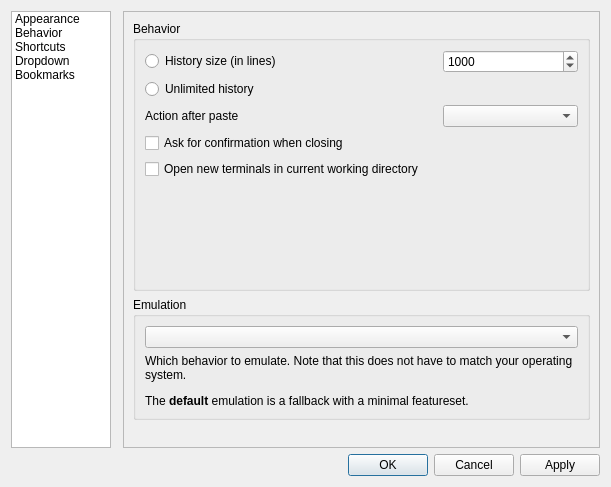
<?xml version="1.0" encoding="UTF-8"?>
<ui version="4.0">
 <class>PropertiesDialog</class>
 <widget class="QDialog" name="PropertiesDialog">
  <property name="geometry">
   <rect>
    <x>0</x>
    <y>0</y>
    <width>611</width>
    <height>487</height>
   </rect>
  </property>
  <property name="windowTitle">
   <string>Terminal settings</string>
  </property>
  <layout class="QGridLayout" name="gridLayout_4">
   <item row="2" column="0" colspan="3">
    <widget class="QDialogButtonBox" name="buttonBox">
     <property name="orientation">
      <enum>Qt::Horizontal</enum>
     </property>
     <property name="standardButtons">
      <set>QDialogButtonBox::Apply|QDialogButtonBox::Cancel|QDialogButtonBox::Ok</set>
     </property>
    </widget>
   </item>
   <item row="0" column="0">
    <widget class="QListWidget" name="listWidget">
     <property name="sizePolicy">
      <sizepolicy hsizetype="Expanding" vsizetype="Expanding">
       <horstretch>0</horstretch>
       <verstretch>0</verstretch>
      </sizepolicy>
     </property>
     <property name="minimumSize">
      <size>
       <width>100</width>
       <height>0</height>
      </size>
     </property>
     <property name="maximumSize">
      <size>
       <width>100</width>
       <height>16777215</height>
      </size>
     </property>
     <property name="horizontalScrollBarPolicy">
      <enum>Qt::ScrollBarAlwaysOff</enum>
     </property>
     <item>
      <property name="text">
       <string>Appearance</string>
      </property>
     </item>
     <item>
      <property name="text">
       <string>Behavior</string>
      </property>
     </item>
     <item>
      <property name="text">
       <string>Shortcuts</string>
      </property>
     </item>
     <item>
      <property name="text">
       <string>Dropdown</string>
      </property>
     </item>
     <item>
      <property name="text">
       <string>Bookmarks</string>
      </property>
     </item>
    </widget>
   </item>
   <item row="0" column="2">
    <widget class="QStackedWidget" name="stackedWidget">
     <property name="frameShape">
      <enum>QFrame::StyledPanel</enum>
     </property>
     <property name="currentIndex">
      <number>1</number>
     </property>
     <widget class="QWidget" name="lookAndFeelPage">
      <layout class="QGridLayout" name="gridLayout_3">
       <item row="18" column="0" colspan="3">
        <spacer name="verticalSpacer_3">
         <property name="orientation">
          <enum>Qt::Vertical</enum>
         </property>
         <property name="sizeHint" stdset="0">
          <size>
           <width>20</width>
           <height>0</height>
          </size>
         </property>
        </spacer>
       </item>
       <item row="1" column="2">
        <widget class="QComboBox" name="colorSchemaCombo"/>
       </item>
       <item row="3" column="2">
        <widget class="QComboBox" name="scrollBarPos_comboBox"/>
       </item>
       <item row="16" column="2">
        <widget class="QSpinBox" name="termOpacityBox">
         <property name="suffix">
          <string> %</string>
         </property>
         <property name="minimum">
          <number>1</number>
         </property>
         <property name="value">
          <number>99</number>
         </property>
        </widget>
       </item>
       <item row="16" column="0">
        <widget class="QLabel" name="label">
         <property name="text">
          <string>Terminal transparency</string>
         </property>
        </widget>
       </item>
       <item row="15" column="2">
        <widget class="QSpinBox" name="appOpacityBox">
         <property name="suffix">
          <string> %</string>
         </property>
         <property name="minimum">
          <number>1</number>
         </property>
         <property name="maximum">
          <number>100</number>
         </property>
         <property name="value">
          <number>100</number>
         </property>
        </widget>
       </item>
       <item row="15" column="0" colspan="2">
        <widget class="QLabel" name="label_4">
         <property name="text">
          <string>Application transparency</string>
         </property>
         <property name="buddy">
          <cstring>appOpacityBox</cstring>
         </property>
        </widget>
       </item>
       <item row="6" column="0" colspan="3">
        <widget class="QCheckBox" name="alwaysShowTabsCheckBox">
         <property name="text">
          <string>Always show the tab bar</string>
         </property>
        </widget>
       </item>
       <item row="2" column="0">
        <widget class="QLabel" name="label_6">
         <property name="text">
          <string>Widget style</string>
         </property>
        </widget>
       </item>
       <item row="2" column="2">
        <widget class="QComboBox" name="styleComboBox"/>
       </item>
       <item row="4" column="2">
        <widget class="QComboBox" name="tabsPos_comboBox"/>
       </item>
       <item row="11" column="0" colspan="3">
        <widget class="QCheckBox" name="highlightCurrentCheckBox">
         <property name="text">
          <string>Show a border around the current terminal</string>
         </property>
        </widget>
       </item>
       <item row="3" column="0" colspan="2">
        <widget class="QLabel" name="label_7">
         <property name="text">
          <string>Scrollbar position</string>
         </property>
        </widget>
       </item>
       <item row="5" column="0">
        <widget class="QCheckBox" name="showMenuCheckBox">
         <property name="text">
          <string>Show the menu bar</string>
         </property>
        </widget>
       </item>
       <item row="4" column="0" colspan="2">
        <widget class="QLabel" name="label_8">
         <property name="text">
          <string>Tabs position</string>
         </property>
        </widget>
       </item>
       <item row="1" column="0">
        <widget class="QLabel" name="label_5">
         <property name="text">
          <string>Color scheme</string>
         </property>
        </widget>
       </item>
       <item row="0" column="0" colspan="3">
        <widget class="QGroupBox" name="groupBox">
         <property name="title">
          <string>Font</string>
         </property>
         <layout class="QGridLayout" name="gridLayout">
          <item row="1" column="0">
           <widget class="QLabel" name="fontSampleLabel">
            <property name="frameShape">
             <enum>QFrame::StyledPanel</enum>
            </property>
            <property name="text">
             <string/>
            </property>
            <property name="wordWrap">
             <bool>true</bool>
            </property>
           </widget>
          </item>
          <item row="1" column="1">
           <spacer name="horizontalSpacer">
            <property name="orientation">
             <enum>Qt::Horizontal</enum>
            </property>
            <property name="sizeHint" stdset="0">
             <size>
              <width>117</width>
              <height>20</height>
             </size>
            </property>
           </spacer>
          </item>
          <item row="1" column="3">
           <widget class="QPushButton" name="changeFontButton">
            <property name="text">
             <string>&amp;Set Font...</string>
            </property>
           </widget>
          </item>
         </layout>
        </widget>
       </item>
      </layout>
     </widget>
     <widget class="QWidget" name="historyPage">
      <layout class="QGridLayout" name="gridLayout_5">
       <item row="2" column="0">
        <spacer name="verticalSpacer_2">
         <property name="orientation">
          <enum>Qt::Vertical</enum>
         </property>
         <property name="sizeHint" stdset="0">
          <size>
           <width>20</width>
           <height>57</height>
          </size>
         </property>
        </spacer>
       </item>
       <item row="1" column="0">
        <widget class="QGroupBox" name="groupBox_4">
         <property name="title">
          <string>Emulation</string>
         </property>
         <layout class="QGridLayout" name="gridLayout_6">
          <item row="0" column="0">
           <widget class="QComboBox" name="emulationComboBox"/>
          </item>
          <item row="1" column="0">
           <widget class="QLabel" name="label_2">
            <property name="text">
             <string>&lt;html&gt;&lt;head/&gt;&lt;body&gt;&lt;p&gt;Which behavior to emulate. Note that this does not have to match your operating system.&lt;/p&gt;&lt;p&gt;The &lt;span style=&quot; font-weight:600;&quot;&gt;default&lt;/span&gt; emulation is a fallback with a minimal featureset.&lt;/p&gt;&lt;/body&gt;&lt;/html&gt;</string>
            </property>
            <property name="textFormat">
             <enum>Qt::RichText</enum>
            </property>
            <property name="wordWrap">
             <bool>true</bool>
            </property>
           </widget>
          </item>
         </layout>
        </widget>
       </item>
       <item row="0" column="0">
        <widget class="QGroupBox" name="groupBox_2">
         <property name="title">
          <string>Behavior</string>
         </property>
         <layout class="QGridLayout" name="gridLayout_8">
          <item row="1" column="0">
           <widget class="QRadioButton" name="historyUnlimited">
            <property name="text">
             <string>Unlimited history</string>
            </property>
           </widget>
          </item>
          <item row="0" column="0">
           <widget class="QRadioButton" name="historyLimited">
            <property name="text">
             <string>History size (in lines)</string>
            </property>
           </widget>
          </item>
          <item row="11" column="0" colspan="3">
           <widget class="QCheckBox" name="askOnExitCheckBox">
            <property name="text">
             <string>Ask for confirmation when closing</string>
            </property>
           </widget>
          </item>
          <item row="13" column="0" colspan="3">
           <widget class="QCheckBox" name="useCwdCheckBox">
            <property name="text">
             <string>Open new terminals in current working directory</string>
            </property>
           </widget>
          </item>
          <item row="14" column="1">
           <spacer name="verticalSpacer_4">
            <property name="orientation">
             <enum>Qt::Vertical</enum>
            </property>
            <property name="sizeHint" stdset="0">
             <size>
              <width>150</width>
              <height>139</height>
             </size>
            </property>
           </spacer>
          </item>
          <item row="2" column="0">
           <widget class="QLabel" name="label_3">
            <property name="text">
             <string>Action after paste</string>
            </property>
           </widget>
          </item>
          <item row="0" column="2">
           <widget class="QSpinBox" name="historyLimitedTo">
            <property name="minimum">
             <number>100</number>
            </property>
            <property name="maximum">
             <number>1000000</number>
            </property>
            <property name="value">
             <number>1000</number>
            </property>
           </widget>
          </item>
          <item row="2" column="2">
           <widget class="QComboBox" name="motionAfterPasting_comboBox"/>
          </item>
         </layout>
        </widget>
       </item>
      </layout>
     </widget>
     <widget class="QWidget" name="shortcutsPage">
      <layout class="QVBoxLayout" name="verticalLayout">
       <item>
        <widget class="QTableWidget" name="shortcutsWidget">
         <property name="alternatingRowColors">
          <bool>true</bool>
         </property>
         <property name="verticalScrollMode">
          <enum>QAbstractItemView::ScrollPerPixel</enum>
         </property>
         <property name="horizontalScrollMode">
          <enum>QAbstractItemView::ScrollPerPixel</enum>
         </property>
         <property name="sortingEnabled">
          <bool>true</bool>
         </property>
         <attribute name="horizontalHeaderDefaultSectionSize">
          <number>105</number>
         </attribute>
         <attribute name="verticalHeaderVisible">
          <bool>false</bool>
         </attribute>
         <column>
          <property name="text">
           <string>Shortcut</string>
          </property>
         </column>
         <column>
          <property name="text">
           <string>Key</string>
          </property>
         </column>
        </widget>
       </item>
      </layout>
     </widget>
     <widget class="QWidget" name="page">
      <layout class="QVBoxLayout" name="verticalLayout_3">
       <item>
        <widget class="QCheckBox" name="dropShowOnStartCheckBox">
         <property name="text">
          <string>Show on start</string>
         </property>
        </widget>
       </item>
       <item>
        <widget class="QGroupBox" name="groupBox_3">
         <property name="title">
          <string>Size</string>
         </property>
         <layout class="QVBoxLayout" name="verticalLayout_2">
          <item>
           <layout class="QFormLayout" name="formLayout">
            <property name="fieldGrowthPolicy">
             <enum>QFormLayout::ExpandingFieldsGrow</enum>
            </property>
            <item row="0" column="0">
             <widget class="QLabel" name="dropHeightLabel">
              <property name="text">
               <string>Height</string>
              </property>
             </widget>
            </item>
            <item row="0" column="1">
             <widget class="QSpinBox" name="dropHeightSpinBox">
              <property name="suffix">
               <string>%</string>
              </property>
             </widget>
            </item>
            <item row="1" column="0">
             <widget class="QLabel" name="dropWidthLabel">
              <property name="text">
               <string>Width</string>
              </property>
             </widget>
            </item>
            <item row="1" column="1">
             <widget class="QSpinBox" name="dropWidthSpinBox">
              <property name="suffix">
               <string>%</string>
              </property>
             </widget>
            </item>
           </layout>
          </item>
         </layout>
        </widget>
       </item>
       <item>
        <layout class="QFormLayout" name="formLayout_2">
         <item row="0" column="0">
          <widget class="QLabel" name="dropShortCutLabel">
           <property name="text">
            <string>Shortcut:</string>
           </property>
          </widget>
         </item>
         <item row="0" column="1">
          <widget class="QLineEdit" name="dropShortCutEdit"/>
         </item>
        </layout>
       </item>
       <item>
        <spacer name="verticalSpacer_5">
         <property name="orientation">
          <enum>Qt::Vertical</enum>
         </property>
         <property name="sizeHint" stdset="0">
          <size>
           <width>20</width>
           <height>78</height>
          </size>
         </property>
        </spacer>
       </item>
      </layout>
     </widget>
     <widget class="QWidget" name="page_2">
      <layout class="QGridLayout" name="gridLayout_9">
       <item row="3" column="0">
        <widget class="QGroupBox" name="groupBox_5">
         <property name="title">
          <string>Edit bookmark file contents</string>
         </property>
         <layout class="QGridLayout" name="gridLayout_10">
          <item row="0" column="0">
           <widget class="QPlainTextEdit" name="bookmarkPlainEdit">
            <property name="font">
             <font>
              <family>Bera Sans Mono [bitstream]</family>
              <pointsize>11</pointsize>
             </font>
            </property>
            <property name="lineWrapMode">
             <enum>QPlainTextEdit::NoWrap</enum>
            </property>
           </widget>
          </item>
         </layout>
        </widget>
       </item>
       <item row="0" column="0">
        <widget class="QCheckBox" name="useBookmarksCheckBox">
         <property name="text">
          <string>Enable bookmarks</string>
         </property>
        </widget>
       </item>
       <item row="1" column="0">
        <layout class="QHBoxLayout" name="horizontalLayout">
         <item>
          <widget class="QLabel" name="label_10">
           <property name="text">
            <string>Bookmark file</string>
           </property>
          </widget>
         </item>
         <item>
          <widget class="QLineEdit" name="bookmarksLineEdit"/>
         </item>
         <item>
          <widget class="QPushButton" name="bookmarksButton">
           <property name="text">
            <string>Find...</string>
           </property>
          </widget>
         </item>
        </layout>
       </item>
       <item row="2" column="0">
        <widget class="QLabel" name="label_11">
         <property name="text">
          <string>You can specify your own bookmarks file location. It allows easy bookmark sharing with tools like OwnCloud or Dropbox.</string>
         </property>
         <property name="wordWrap">
          <bool>true</bool>
         </property>
        </widget>
       </item>
      </layout>
     </widget>
    </widget>
   </item>
  </layout>
 </widget>
 <resources/>
 <connections>
  <connection>
   <sender>buttonBox</sender>
   <signal>accepted()</signal>
   <receiver>PropertiesDialog</receiver>
   <slot>accept()</slot>
   <hints>
    <hint type="sourcelabel">
     <x>224</x>
     <y>227</y>
    </hint>
    <hint type="destinationlabel">
     <x>157</x>
     <y>248</y>
    </hint>
   </hints>
  </connection>
  <connection>
   <sender>buttonBox</sender>
   <signal>rejected()</signal>
   <receiver>PropertiesDialog</receiver>
   <slot>reject()</slot>
   <hints>
    <hint type="sourcelabel">
     <x>292</x>
     <y>233</y>
    </hint>
    <hint type="destinationlabel">
     <x>286</x>
     <y>248</y>
    </hint>
   </hints>
  </connection>
  <connection>
   <sender>listWidget</sender>
   <signal>currentRowChanged(int)</signal>
   <receiver>stackedWidget</receiver>
   <slot>setCurrentIndex(int)</slot>
   <hints>
    <hint type="sourcelabel">
     <x>96</x>
     <y>70</y>
    </hint>
    <hint type="destinationlabel">
     <x>147</x>
     <y>24</y>
    </hint>
   </hints>
  </connection>
 </connections>
</ui>
